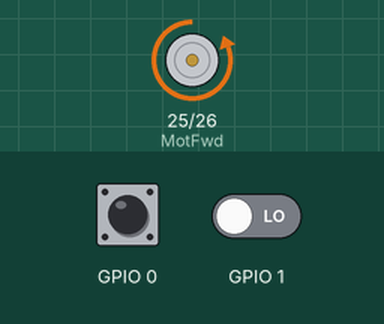
The sketch below on a simulated ESP32. On the bench: motor-driver pin pairs drawn as motors (green arrow = first pin HIGH = forward, orange = second pin HIGH = backward, longer = more drive). The inputs (shaded band) are chosen by the test bench; at power-on: GPIO 0 HIGH, GPIO 1 LOW. What the sketch prints to the serial monitor is not drawn.

Above: at 3.5 s.
At 10.7 s:
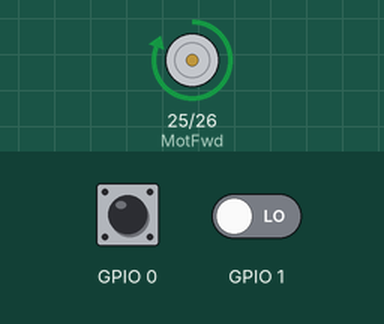
Timing chart, 0 to 18.7 s (numbered marks = the images above):
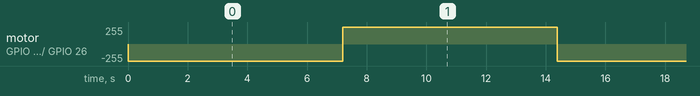

Measured:
- by itself, motor on GPIO 25 (MotFwd) / GPIO 26 (MotRev): alternates forward 255/255 for 7.2 s and backward 255/255 for 7.2 s

The sketch:

test-motor_working.ino
```cpp
#define MotFwd  25  // Motor Forward pin
#define MotRev  26 // Motor Reverse pin

int encoderPin1 = 34; //Encoder Output 'A' must connected with intreput pin of arduino.
int encoderPin2 = 35; //Encoder Otput 'B' must connected with intreput pin of arduino.
volatile int lastEncoded = 0; // Here updated value of encoder store.
volatile long encoderValue = 0; // Raw encoder value


void setup() {

  pinMode(MotFwd, OUTPUT);
  pinMode(MotRev, OUTPUT);
  Serial.begin(9600); //initialize serial comunication

   pinMode(encoderPin1, INPUT_PULLUP);
  pinMode(encoderPin2, INPUT_PULLUP);

  digitalWrite(encoderPin1, HIGH); //turn pullup resistor on
  digitalWrite(encoderPin2, HIGH); //turn pullup resistor on

  //call updateEncoder() when any high/low changed seen
  //on interrupt 0 (pin 2), or interrupt 1 (pin 3)
  attachInterrupt(0, updateEncoder, CHANGE);
  attachInterrupt(1, updateEncoder, CHANGE);


}

void loop() {

for (int i = 0; i <= 500; i++){
digitalWrite(MotFwd, LOW);
 digitalWrite(MotRev, HIGH);
 Serial.print("Forward  ");
 Serial.println(encoderValue);
}

delay(1000);

for (int i = 0; i <= 500; i++){
digitalWrite(MotFwd, HIGH);
 digitalWrite(MotRev, LOW);
 Serial.print("Reverse  ");
 Serial.println(encoderValue);
}

delay(1000);

}

void updateEncoder(){
  int MSB = digitalRead(encoderPin1); //MSB = most significant bit
  int LSB = digitalRead(encoderPin2); //LSB = least significant bit

  int encoded = (MSB << 1) |LSB; //converting the 2 pin value to single number
  int sum  = (lastEncoded << 2) | encoded; //adding it to the previous encoded value

  if(sum == 0b1101 || sum == 0b0100 || sum == 0b0010 || sum == 0b1011) encoderValue --;
  if(sum == 0b1110 || sum == 0b0111 || sum == 0b0001 || sum == 0b1000) encoderValue ++;

  lastEncoded = encoded; //store this value for next time

}
```
